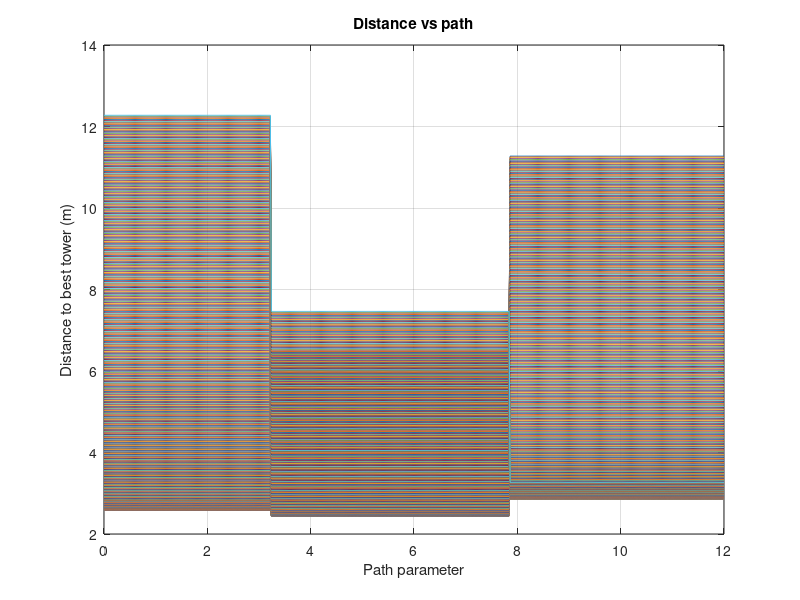
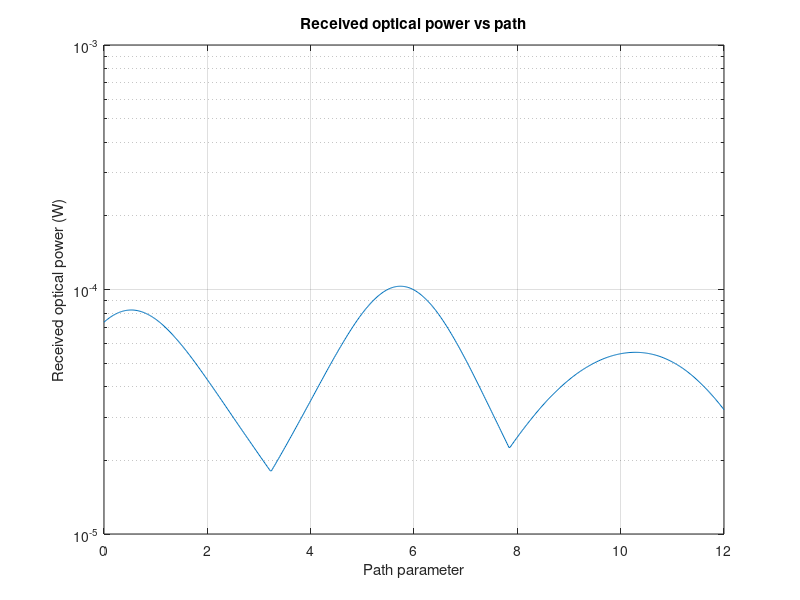
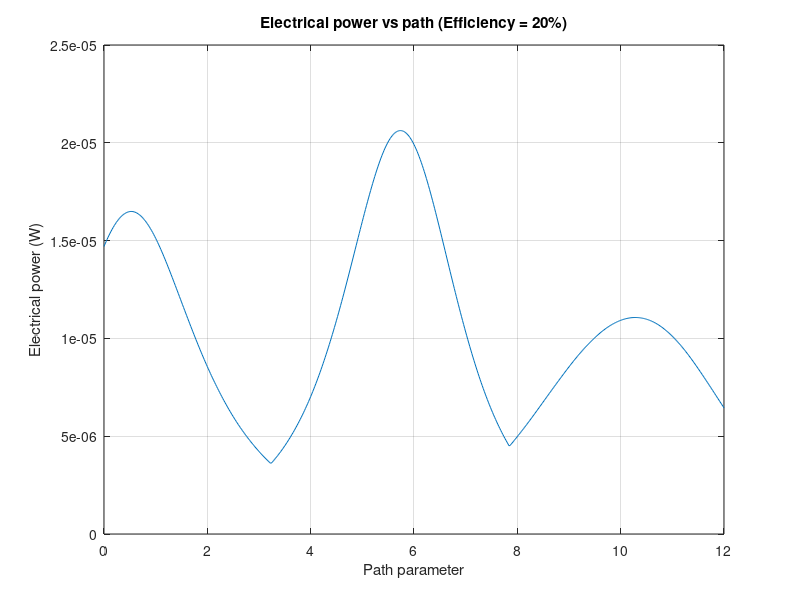
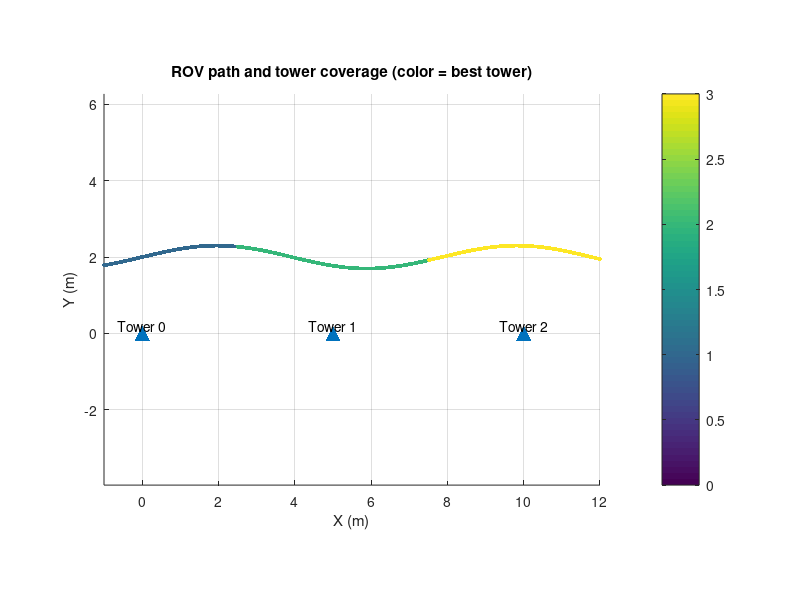

Here is the MATLAB script that generated these plots, in order:
%% Parameters
% Tower positions [x, y] (meters)
tower_positions = [0 0; 5 0; 10 0];   % three towers along x-axis
h_tx = 2.0;   % LED height (m)
h_rx = 0.3;   % Receiver height on ROV (m)

% LED parameters
P_t = 1.0;        % Optical power of LED (W)
phi_half_deg = 60; % Semi-angle at half power (deg)
phi_half = deg2rad(phi_half_deg);
m = -log(2)/log(cos(phi_half));  % Lambertian order

% Receiver (solar panel) properties
A_rx = 4e-3;    % Receiver area (m^2)
Ts = 1.0;       % Optical filter gain
FOV_deg = 85;   % Field of view (deg)
FOV = deg2rad(FOV_deg);
n_refr = 1.0;   % Refractive index (1 = none)
eta = 0.20;     % PV efficiency (20%)

% Concentrator gain function
g_conc = @(psi) (psi <= FOV) .* ( (n_refr==1.0).*1.0 + ...
    (n_refr~=1.0).*(n_refr.^2 ./ (sin(FOV).^2)) );

%% ROV trajectory
N = 601;  % number of samples
t = linspace(0,12,N);
x_path = linspace(-1,12,N);
y_path = 2.0 + 0.3*sin(0.8*x_path);  % small oscillation

num_towers = size(tower_positions,1);
Pr_all = zeros(num_towers,N);

%% Compute received power
for i = 1:num_towers
    tx = tower_positions(i,:);
    
    dx = x_path - tx(1);
    dy = y_path - tx(2);
    dz = h_tx - h_rx;
    d = sqrt(dx.^2 + dy.^2 + dz.^2);
    
    % LED pointing down -> cos(phi) = dz/d
    cos_phi = dz ./ d;
    phi = acos(cos_phi);
    
    % Receiver faces up -> psi = phi
    psi = phi;
    
    H = zeros(1,N);
    mask = psi <= FOV;
    H(mask) = ((m+1) * A_rx .* (cos_phi(mask).^m) .* cos(psi(mask))) ...
              ./ (2*pi.*d(mask).^2) .* Ts .* g_conc(psi(mask));
    
    Pr_all(i,:) = P_t .* H;
end

% Pick strongest tower at each step
[Pr_max, best_tower] = max(Pr_all,[],1);
P_elec = eta .* Pr_max;

%% Plots
figure;
plot(t, sqrt((x_path - tower_positions(best_tower,1)).^2 + ...
             (y_path - tower_positions(best_tower,2)).^2 + ...
             (h_tx - h_rx)^2));
xlabel('Path parameter');
ylabel('Distance to best tower (m)');
title('Distance vs path');
grid on;

figure;
semilogy(t, Pr_max);
xlabel('Path parameter');
ylabel('Received optical power (W)');
title('Received optical power vs path');
grid on;

figure;
plot(t, P_elec);
xlabel('Path parameter');
ylabel('Electrical power (W)');
title(sprintf('Electrical power vs path (Efficiency = %.0f%%)', eta*100));
grid on;

figure;
scatter(tower_positions(:,1), tower_positions(:,2),120,'^','filled'); hold on;
for i = 1:num_towers
    text(tower_positions(i,1), tower_positions(i,2)+0.2, sprintf('Tower %d',i-1), ...
        'HorizontalAlignment','center');
end
scatter(x_path, y_path, 8, best_tower,'filled');
xlabel('X (m)'); ylabel('Y (m)');
title('ROV path and tower coverage (color = best tower)');
axis equal; grid on; colorbar;
